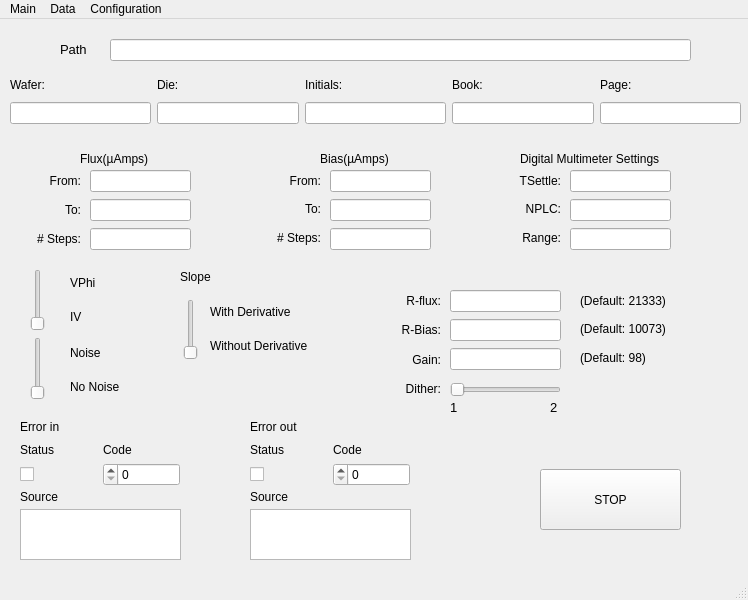
<?xml version="1.0" encoding="UTF-8"?>
<ui version="4.0">
 <class>MainWindow</class>
 <widget class="QMainWindow" name="MainWindow">
  <property name="geometry">
   <rect>
    <x>0</x>
    <y>0</y>
    <width>748</width>
    <height>600</height>
   </rect>
  </property>
  <property name="windowTitle">
   <string>MainWindow</string>
  </property>
  <widget class="QWidget" name="centralwidget">
   <widget class="QWidget" name="horizontalLayoutWidget">
    <property name="geometry">
     <rect>
      <x>10</x>
      <y>69</y>
      <width>731</width>
      <height>51</height>
     </rect>
    </property>
    <layout class="QHBoxLayout" name="WaferInputLayout">
     <item>
      <widget class="QLineEdit" name="waferInput"/>
     </item>
     <item>
      <widget class="QLineEdit" name="dieInput"/>
     </item>
     <item>
      <widget class="QLineEdit" name="initialsInput"/>
     </item>
     <item>
      <widget class="QLineEdit" name="bookInput"/>
     </item>
     <item>
      <widget class="QLineEdit" name="pageInput"/>
     </item>
    </layout>
   </widget>
   <widget class="QWidget" name="horizontalLayoutWidget_2">
    <property name="geometry">
     <rect>
      <x>10</x>
      <y>50</y>
      <width>731</width>
      <height>31</height>
     </rect>
    </property>
    <layout class="QHBoxLayout" name="WaferLabelLayout">
     <item>
      <widget class="QLabel" name="waferLabel">
       <property name="text">
        <string>Wafer:</string>
       </property>
      </widget>
     </item>
     <item>
      <widget class="QLabel" name="dieLabel">
       <property name="text">
        <string>Die:</string>
       </property>
      </widget>
     </item>
     <item>
      <widget class="QLabel" name="initialsLabel">
       <property name="text">
        <string>Initials:</string>
       </property>
      </widget>
     </item>
     <item>
      <widget class="QLabel" name="bookLabel">
       <property name="text">
        <string>Book:</string>
       </property>
      </widget>
     </item>
     <item>
      <widget class="QLabel" name="pageLabel">
       <property name="text">
        <string>Page:</string>
       </property>
      </widget>
     </item>
    </layout>
   </widget>
   <widget class="QLineEdit" name="pathInput">
    <property name="geometry">
     <rect>
      <x>110</x>
      <y>20</y>
      <width>581</width>
      <height>22</height>
     </rect>
    </property>
   </widget>
   <widget class="QLabel" name="pathLabel">
    <property name="geometry">
     <rect>
      <x>60</x>
      <y>20</y>
      <width>41</width>
      <height>20</height>
     </rect>
    </property>
    <property name="font">
     <font>
      <pointsize>10</pointsize>
     </font>
    </property>
    <property name="text">
     <string>Path</string>
    </property>
   </widget>
   <widget class="QWidget" name="verticalLayoutWidget">
    <property name="geometry">
     <rect>
      <x>10</x>
      <y>150</y>
      <width>71</width>
      <height>81</height>
     </rect>
    </property>
    <layout class="QVBoxLayout" name="fluxLabelLayout">
     <property name="leftMargin">
      <number>0</number>
     </property>
     <property name="rightMargin">
      <number>0</number>
     </property>
     <item>
      <widget class="QLabel" name="fromFluxLabel">
       <property name="text">
        <string>From:</string>
       </property>
       <property name="alignment">
        <set>Qt::AlignRight|Qt::AlignTrailing|Qt::AlignVCenter</set>
       </property>
      </widget>
     </item>
     <item>
      <widget class="QLabel" name="toFluxLabel">
       <property name="text">
        <string>To:</string>
       </property>
       <property name="alignment">
        <set>Qt::AlignRight|Qt::AlignTrailing|Qt::AlignVCenter</set>
       </property>
      </widget>
     </item>
     <item>
      <widget class="QLabel" name="stepsFluxLabel">
       <property name="text">
        <string># Steps:</string>
       </property>
       <property name="alignment">
        <set>Qt::AlignRight|Qt::AlignTrailing|Qt::AlignVCenter</set>
       </property>
      </widget>
     </item>
    </layout>
   </widget>
   <widget class="QWidget" name="verticalLayoutWidget_2">
    <property name="geometry">
     <rect>
      <x>490</x>
      <y>150</y>
      <width>71</width>
      <height>80</height>
     </rect>
    </property>
    <layout class="QVBoxLayout" name="multimeterLabelLayout">
     <item>
      <widget class="QLabel" name="tSettleLabel">
       <property name="text">
        <string>TSettle:</string>
       </property>
       <property name="alignment">
        <set>Qt::AlignRight|Qt::AlignTrailing|Qt::AlignVCenter</set>
       </property>
      </widget>
     </item>
     <item>
      <widget class="QLabel" name="NPLCLabel">
       <property name="text">
        <string>NPLC:</string>
       </property>
       <property name="alignment">
        <set>Qt::AlignRight|Qt::AlignTrailing|Qt::AlignVCenter</set>
       </property>
      </widget>
     </item>
     <item>
      <widget class="QLabel" name="rangeLabel">
       <property name="text">
        <string>Range:</string>
       </property>
       <property name="alignment">
        <set>Qt::AlignRight|Qt::AlignTrailing|Qt::AlignVCenter</set>
       </property>
      </widget>
     </item>
    </layout>
   </widget>
   <widget class="QWidget" name="verticalLayoutWidget_3">
    <property name="geometry">
     <rect>
      <x>250</x>
      <y>150</y>
      <width>71</width>
      <height>80</height>
     </rect>
    </property>
    <layout class="QVBoxLayout" name="biasLabelLayout">
     <item>
      <widget class="QLabel" name="fromBiasLabel">
       <property name="text">
        <string>From:</string>
       </property>
       <property name="alignment">
        <set>Qt::AlignRight|Qt::AlignTrailing|Qt::AlignVCenter</set>
       </property>
      </widget>
     </item>
     <item>
      <widget class="QLabel" name="toBiasLabel">
       <property name="text">
        <string>To:</string>
       </property>
       <property name="alignment">
        <set>Qt::AlignRight|Qt::AlignTrailing|Qt::AlignVCenter</set>
       </property>
      </widget>
     </item>
     <item>
      <widget class="QLabel" name="stepsBiasLabel">
       <property name="text">
        <string># Steps:</string>
       </property>
       <property name="alignment">
        <set>Qt::AlignRight|Qt::AlignTrailing|Qt::AlignVCenter</set>
       </property>
      </widget>
     </item>
    </layout>
   </widget>
   <widget class="QWidget" name="verticalLayoutWidget_4">
    <property name="geometry">
     <rect>
      <x>90</x>
      <y>150</y>
      <width>101</width>
      <height>82</height>
     </rect>
    </property>
    <layout class="QVBoxLayout" name="fluxInputLayout">
     <item>
      <widget class="QLineEdit" name="fromFluxInput"/>
     </item>
     <item>
      <widget class="QLineEdit" name="toFluxInput"/>
     </item>
     <item>
      <widget class="QLineEdit" name="stepsFluxInput"/>
     </item>
    </layout>
   </widget>
   <widget class="QWidget" name="verticalLayoutWidget_6">
    <property name="geometry">
     <rect>
      <x>330</x>
      <y>150</y>
      <width>101</width>
      <height>82</height>
     </rect>
    </property>
    <layout class="QVBoxLayout" name="biasInputLayout">
     <item>
      <widget class="QLineEdit" name="fromBiasInput"/>
     </item>
     <item>
      <widget class="QLineEdit" name="toBiasInput"/>
     </item>
     <item>
      <widget class="QLineEdit" name="stepsBiasInput"/>
     </item>
    </layout>
   </widget>
   <widget class="QWidget" name="verticalLayoutWidget_7">
    <property name="geometry">
     <rect>
      <x>570</x>
      <y>150</y>
      <width>101</width>
      <height>82</height>
     </rect>
    </property>
    <layout class="QVBoxLayout" name="multimeterInputLayout">
     <item>
      <widget class="QLineEdit" name="tSettleInput"/>
     </item>
     <item>
      <widget class="QLineEdit" name="NPLCInput"/>
     </item>
     <item>
      <widget class="QLineEdit" name="rangeInput"/>
     </item>
    </layout>
   </widget>
   <widget class="QLabel" name="fluxLabel">
    <property name="geometry">
     <rect>
      <x>80</x>
      <y>130</y>
      <width>81</width>
      <height>20</height>
     </rect>
    </property>
    <property name="text">
     <string>Flux(µAmps)</string>
    </property>
   </widget>
   <widget class="QLabel" name="biasLabel">
    <property name="geometry">
     <rect>
      <x>320</x>
      <y>130</y>
      <width>81</width>
      <height>20</height>
     </rect>
    </property>
    <property name="text">
     <string>Bias(µAmps)</string>
    </property>
   </widget>
   <widget class="QLabel" name="multimeterLabel">
    <property name="geometry">
     <rect>
      <x>520</x>
      <y>130</y>
      <width>151</width>
      <height>20</height>
     </rect>
    </property>
    <property name="text">
     <string>Digital Multimeter Settings</string>
    </property>
   </widget>
   <widget class="QWidget" name="verticalLayoutWidget_5">
    <property name="geometry">
     <rect>
      <x>30</x>
      <y>250</y>
      <width>31</width>
      <height>131</height>
     </rect>
    </property>
    <layout class="QVBoxLayout" name="vPhiNoiseSliderLayout">
     <item>
      <widget class="QSlider" name="VPhiIVSlider">
       <property name="maximum">
        <number>1</number>
       </property>
       <property name="orientation">
        <enum>Qt::Vertical</enum>
       </property>
      </widget>
     </item>
     <item>
      <widget class="QSlider" name="noiseNoNoiseSlider">
       <property name="maximum">
        <number>1</number>
       </property>
       <property name="orientation">
        <enum>Qt::Vertical</enum>
       </property>
      </widget>
     </item>
    </layout>
   </widget>
   <widget class="QWidget" name="verticalLayoutWidget_8">
    <property name="geometry">
     <rect>
      <x>70</x>
      <y>250</y>
      <width>61</width>
      <height>61</height>
     </rect>
    </property>
    <layout class="QVBoxLayout" name="vPhiIVLayout">
     <item>
      <widget class="QLabel" name="VPhiLabel">
       <property name="text">
        <string>VPhi</string>
       </property>
      </widget>
     </item>
     <item>
      <widget class="QLabel" name="IVLabel">
       <property name="text">
        <string>IV</string>
       </property>
      </widget>
     </item>
    </layout>
   </widget>
   <widget class="QWidget" name="verticalLayoutWidget_9">
    <property name="geometry">
     <rect>
      <x>70</x>
      <y>320</y>
      <width>61</width>
      <height>61</height>
     </rect>
    </property>
    <layout class="QVBoxLayout" name="noiseNoNoiseLayout">
     <item>
      <widget class="QLabel" name="noiseLabel">
       <property name="text">
        <string>Noise</string>
       </property>
      </widget>
     </item>
     <item>
      <widget class="QLabel" name="noNoiseLabel">
       <property name="text">
        <string>No Noise</string>
       </property>
      </widget>
     </item>
    </layout>
   </widget>
   <widget class="QSlider" name="slopeSlider">
    <property name="geometry">
     <rect>
      <x>180</x>
      <y>280</y>
      <width>22</width>
      <height>61</height>
     </rect>
    </property>
    <property name="maximum">
     <number>1</number>
    </property>
    <property name="orientation">
     <enum>Qt::Vertical</enum>
    </property>
   </widget>
   <widget class="QWidget" name="verticalLayoutWidget_10">
    <property name="geometry">
     <rect>
      <x>210</x>
      <y>279</y>
      <width>106</width>
      <height>61</height>
     </rect>
    </property>
    <layout class="QVBoxLayout" name="derivativeLayout">
     <item>
      <widget class="QLabel" name="withDerivativeLabel">
       <property name="text">
        <string>With Derivative</string>
       </property>
      </widget>
     </item>
     <item>
      <widget class="QLabel" name="withoutDerivativeLabel">
       <property name="text">
        <string>Without Derivative</string>
       </property>
      </widget>
     </item>
    </layout>
   </widget>
   <widget class="QLabel" name="slopeLabel">
    <property name="geometry">
     <rect>
      <x>180</x>
      <y>250</y>
      <width>55</width>
      <height>16</height>
     </rect>
    </property>
    <property name="text">
     <string>Slope</string>
    </property>
   </widget>
   <widget class="QWidget" name="verticalLayoutWidget_11">
    <property name="geometry">
     <rect>
      <x>360</x>
      <y>270</y>
      <width>81</width>
      <height>111</height>
     </rect>
    </property>
    <layout class="QVBoxLayout" name="rFluxLabelLayout">
     <item>
      <widget class="QLabel" name="rFluxLabel">
       <property name="text">
        <string>R-flux:</string>
       </property>
       <property name="alignment">
        <set>Qt::AlignRight|Qt::AlignTrailing|Qt::AlignVCenter</set>
       </property>
      </widget>
     </item>
     <item>
      <widget class="QLabel" name="rBiasLabel">
       <property name="text">
        <string>R-Bias:</string>
       </property>
       <property name="alignment">
        <set>Qt::AlignRight|Qt::AlignTrailing|Qt::AlignVCenter</set>
       </property>
      </widget>
     </item>
     <item>
      <widget class="QLabel" name="gainLabel">
       <property name="text">
        <string>Gain:</string>
       </property>
       <property name="alignment">
        <set>Qt::AlignRight|Qt::AlignTrailing|Qt::AlignVCenter</set>
       </property>
      </widget>
     </item>
     <item>
      <widget class="QLabel" name="ditherLabel">
       <property name="text">
        <string>Dither:</string>
       </property>
       <property name="alignment">
        <set>Qt::AlignRight|Qt::AlignTrailing|Qt::AlignVCenter</set>
       </property>
      </widget>
     </item>
    </layout>
   </widget>
   <widget class="QWidget" name="verticalLayoutWidget_12">
    <property name="geometry">
     <rect>
      <x>450</x>
      <y>270</y>
      <width>111</width>
      <height>82</height>
     </rect>
    </property>
    <layout class="QVBoxLayout" name="rFluxInputLayout">
     <item>
      <widget class="QLineEdit" name="rFluxInput"/>
     </item>
     <item>
      <widget class="QLineEdit" name="rBiasInput"/>
     </item>
     <item>
      <widget class="QLineEdit" name="gainInput"/>
     </item>
    </layout>
   </widget>
   <widget class="QWidget" name="verticalLayoutWidget_13">
    <property name="geometry">
     <rect>
      <x>580</x>
      <y>270</y>
      <width>96</width>
      <height>80</height>
     </rect>
    </property>
    <layout class="QVBoxLayout" name="rFluxDefaultLabelLayout">
     <item>
      <widget class="QLabel" name="rFluxDefaultLabel">
       <property name="text">
        <string>(Default: 21333)</string>
       </property>
      </widget>
     </item>
     <item>
      <widget class="QLabel" name="rBiasDefaultLabel">
       <property name="text">
        <string>(Default: 10073)</string>
       </property>
      </widget>
     </item>
     <item>
      <widget class="QLabel" name="gainDefaultLabel">
       <property name="text">
        <string>(Default: 98)</string>
       </property>
      </widget>
     </item>
    </layout>
   </widget>
   <widget class="QSlider" name="ditherSlider">
    <property name="geometry">
     <rect>
      <x>450</x>
      <y>360</y>
      <width>111</width>
      <height>22</height>
     </rect>
    </property>
    <property name="orientation">
     <enum>Qt::Horizontal</enum>
    </property>
   </widget>
   <widget class="QLabel" name="label_33">
    <property name="geometry">
     <rect>
      <x>450</x>
      <y>380</y>
      <width>16</width>
      <height>16</height>
     </rect>
    </property>
    <property name="font">
     <font>
      <pointsize>10</pointsize>
     </font>
    </property>
    <property name="text">
     <string>1</string>
    </property>
   </widget>
   <widget class="QLabel" name="label_34">
    <property name="geometry">
     <rect>
      <x>550</x>
      <y>380</y>
      <width>16</width>
      <height>16</height>
     </rect>
    </property>
    <property name="font">
     <font>
      <pointsize>10</pointsize>
     </font>
    </property>
    <property name="text">
     <string>2</string>
    </property>
   </widget>
   <widget class="QWidget" name="horizontalLayoutWidget_3">
    <property name="geometry">
     <rect>
      <x>20</x>
      <y>440</y>
      <width>160</width>
      <height>31</height>
     </rect>
    </property>
    <layout class="QHBoxLayout" name="errorInInputLayout">
     <item>
      <widget class="QCheckBox" name="errorInCheckBox">
       <property name="text">
        <string/>
       </property>
      </widget>
     </item>
     <item>
      <widget class="QSpinBox" name="errorInSpinBox">
       <property name="layoutDirection">
        <enum>Qt::RightToLeft</enum>
       </property>
      </widget>
     </item>
    </layout>
   </widget>
   <widget class="QPushButton" name="stopButton">
    <property name="geometry">
     <rect>
      <x>540</x>
      <y>450</y>
      <width>141</width>
      <height>61</height>
     </rect>
    </property>
    <property name="text">
     <string>STOP</string>
    </property>
    <property name="iconSize">
     <size>
      <width>20</width>
      <height>20</height>
     </size>
    </property>
   </widget>
   <widget class="QLabel" name="errorInLabel">
    <property name="geometry">
     <rect>
      <x>20</x>
      <y>400</y>
      <width>55</width>
      <height>16</height>
     </rect>
    </property>
    <property name="text">
     <string>Error in</string>
    </property>
   </widget>
   <widget class="QLabel" name="errorOutLabel">
    <property name="geometry">
     <rect>
      <x>250</x>
      <y>400</y>
      <width>55</width>
      <height>16</height>
     </rect>
    </property>
    <property name="text">
     <string>Error out</string>
    </property>
   </widget>
   <widget class="QWidget" name="horizontalLayoutWidget_5">
    <property name="geometry">
     <rect>
      <x>20</x>
      <y>420</y>
      <width>160</width>
      <height>21</height>
     </rect>
    </property>
    <layout class="QHBoxLayout" name="errorInLabelLayout">
     <item>
      <widget class="QLabel" name="errorInStatusLabel">
       <property name="text">
        <string>Status</string>
       </property>
      </widget>
     </item>
     <item>
      <widget class="QLabel" name="errorInCodeLabel">
       <property name="text">
        <string>Code</string>
       </property>
      </widget>
     </item>
    </layout>
   </widget>
   <widget class="QTextEdit" name="errorInTextEdit">
    <property name="geometry">
     <rect>
      <x>20</x>
      <y>490</y>
      <width>161</width>
      <height>51</height>
     </rect>
    </property>
   </widget>
   <widget class="QLabel" name="errorInSourceLabel">
    <property name="geometry">
     <rect>
      <x>20</x>
      <y>470</y>
      <width>55</width>
      <height>16</height>
     </rect>
    </property>
    <property name="text">
     <string>Source</string>
    </property>
   </widget>
   <widget class="QWidget" name="horizontalLayoutWidget_6">
    <property name="geometry">
     <rect>
      <x>250</x>
      <y>420</y>
      <width>160</width>
      <height>21</height>
     </rect>
    </property>
    <layout class="QHBoxLayout" name="errorOutLabelLayout">
     <item>
      <widget class="QLabel" name="errorOutStatusLabel">
       <property name="text">
        <string>Status</string>
       </property>
      </widget>
     </item>
     <item>
      <widget class="QLabel" name="errorOutCodeLabel">
       <property name="text">
        <string>Code</string>
       </property>
      </widget>
     </item>
    </layout>
   </widget>
   <widget class="QWidget" name="horizontalLayoutWidget_4">
    <property name="geometry">
     <rect>
      <x>250</x>
      <y>440</y>
      <width>160</width>
      <height>31</height>
     </rect>
    </property>
    <layout class="QHBoxLayout" name="errorOutInputLayout">
     <item>
      <widget class="QCheckBox" name="errorOutCheckBox">
       <property name="text">
        <string/>
       </property>
      </widget>
     </item>
     <item>
      <widget class="QSpinBox" name="errorOutSpinBox">
       <property name="layoutDirection">
        <enum>Qt::RightToLeft</enum>
       </property>
      </widget>
     </item>
    </layout>
   </widget>
   <widget class="QTextEdit" name="errorOutTextEdit">
    <property name="geometry">
     <rect>
      <x>250</x>
      <y>490</y>
      <width>161</width>
      <height>51</height>
     </rect>
    </property>
   </widget>
   <widget class="QLabel" name="errorOutSourceLabel">
    <property name="geometry">
     <rect>
      <x>250</x>
      <y>470</y>
      <width>55</width>
      <height>16</height>
     </rect>
    </property>
    <property name="text">
     <string>Source</string>
    </property>
   </widget>
  </widget>
  <widget class="QMenuBar" name="menubar">
   <property name="geometry">
    <rect>
     <x>0</x>
     <y>0</y>
     <width>748</width>
     <height>26</height>
    </rect>
   </property>
   <widget class="QMenu" name="menuMain">
    <property name="title">
     <string>Main</string>
    </property>
   </widget>
   <widget class="QMenu" name="menuData">
    <property name="title">
     <string>Data</string>
    </property>
   </widget>
   <widget class="QMenu" name="menuConfiguration">
    <property name="title">
     <string>Configuration</string>
    </property>
   </widget>
   <addaction name="menuMain"/>
   <addaction name="menuData"/>
   <addaction name="menuConfiguration"/>
  </widget>
  <widget class="QStatusBar" name="statusbar"/>
 </widget>
 <resources/>
 <connections/>
</ui>
